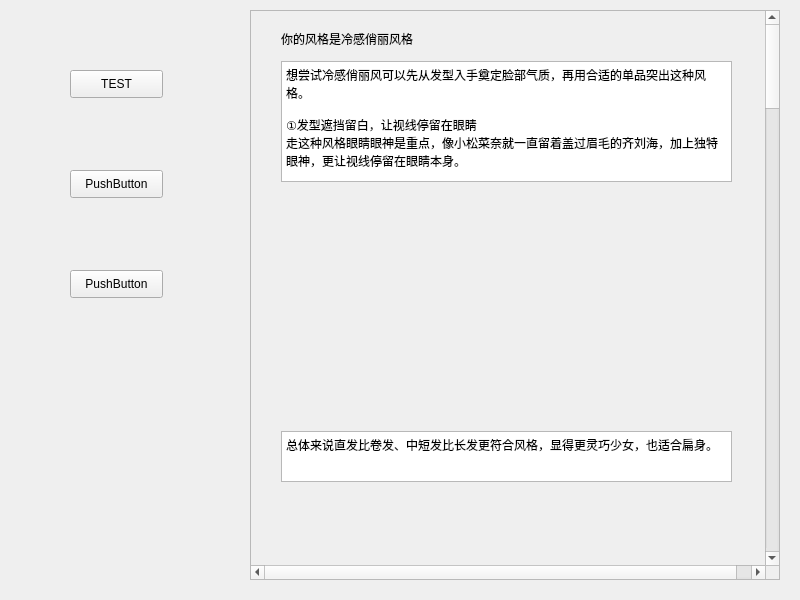
<?xml version="1.0" encoding="UTF-8"?>
<ui version="4.0">
 <class>coldsmallthin</class>
 <widget class="QWidget" name="coldsmallthin">
  <property name="geometry">
   <rect>
    <x>0</x>
    <y>0</y>
    <width>800</width>
    <height>600</height>
   </rect>
  </property>
  <property name="windowTitle">
   <string>Form</string>
  </property>
  <widget class="QTextBrowser" name="textBrowser_2">
   <property name="geometry">
    <rect>
     <x>330</x>
     <y>320</y>
     <width>256</width>
     <height>192</height>
    </rect>
   </property>
  </widget>
  <widget class="QScrollArea" name="scrollArea">
   <property name="geometry">
    <rect>
     <x>250</x>
     <y>10</y>
     <width>530</width>
     <height>570</height>
    </rect>
   </property>
   <property name="minimumSize">
    <size>
     <width>500</width>
     <height>570</height>
    </size>
   </property>
   <property name="verticalScrollBarPolicy">
    <enum>Qt::ScrollBarAlwaysOn</enum>
   </property>
   <property name="horizontalScrollBarPolicy">
    <enum>Qt::ScrollBarAlwaysOn</enum>
   </property>
   <property name="widgetResizable">
    <bool>false</bool>
   </property>
   <widget class="QWidget" name="scrollAreaWidgetContents">
    <property name="geometry">
     <rect>
      <x>0</x>
      <y>0</y>
      <width>530</width>
      <height>3500</height>
     </rect>
    </property>
    <widget class="QLabel" name="label">
     <property name="geometry">
      <rect>
       <x>30</x>
       <y>20</y>
       <width>341</width>
       <height>16</height>
      </rect>
     </property>
     <property name="text">
      <string>你的风格是冷感俏丽风格</string>
     </property>
    </widget>
    <widget class="QTextBrowser" name="textBrowser">
     <property name="geometry">
      <rect>
       <x>30</x>
       <y>50</y>
       <width>451</width>
       <height>121</height>
      </rect>
     </property>
     <property name="html">
      <string>&lt;!DOCTYPE HTML PUBLIC &quot;-//W3C//DTD HTML 4.0//EN&quot; &quot;http://www.w3.org/TR/REC-html40/strict.dtd&quot;&gt;
&lt;html&gt;&lt;head&gt;&lt;meta name=&quot;qrichtext&quot; content=&quot;1&quot; /&gt;&lt;style type=&quot;text/css&quot;&gt;
p, li { white-space: pre-wrap; }
&lt;/style&gt;&lt;/head&gt;&lt;body style=&quot; font-family:'SimSun'; font-size:9pt; font-weight:400; font-style:normal;&quot;&gt;
&lt;p style=&quot; margin-top:0px; margin-bottom:0px; margin-left:0px; margin-right:0px; -qt-block-indent:0; text-indent:0px;&quot;&gt;想尝试冷感俏丽风可以先从发型入手奠定脸部气质，再用合适的单品突出这种风格。&lt;/p&gt;
&lt;p style=&quot;-qt-paragraph-type:empty; margin-top:0px; margin-bottom:0px; margin-left:0px; margin-right:0px; -qt-block-indent:0; text-indent:0px;&quot;&gt;&lt;br /&gt;&lt;/p&gt;
&lt;p style=&quot; margin-top:0px; margin-bottom:0px; margin-left:0px; margin-right:0px; -qt-block-indent:0; text-indent:0px;&quot;&gt;①发型遮挡留白，让视线停留在眼睛&lt;/p&gt;
&lt;p style=&quot; margin-top:0px; margin-bottom:0px; margin-left:0px; margin-right:0px; -qt-block-indent:0; text-indent:0px;&quot;&gt;走这种风格眼睛眼神是重点，像小松菜奈就一直留着盖过眉毛的齐刘海，加上独特眼神，更让视线停留在眼睛本身。&lt;/p&gt;&lt;/body&gt;&lt;/html&gt;</string>
     </property>
    </widget>
    <widget class="QLabel" name="label_2">
     <property name="geometry">
      <rect>
       <x>30</x>
       <y>180</y>
       <width>451</width>
       <height>231</height>
      </rect>
     </property>
     <property name="text">
      <string/>
     </property>
    </widget>
    <widget class="QTextBrowser" name="textBrowser_4">
     <property name="geometry">
      <rect>
       <x>30</x>
       <y>420</y>
       <width>451</width>
       <height>51</height>
      </rect>
     </property>
     <property name="html">
      <string>&lt;!DOCTYPE HTML PUBLIC &quot;-//W3C//DTD HTML 4.0//EN&quot; &quot;http://www.w3.org/TR/REC-html40/strict.dtd&quot;&gt;
&lt;html&gt;&lt;head&gt;&lt;meta name=&quot;qrichtext&quot; content=&quot;1&quot; /&gt;&lt;style type=&quot;text/css&quot;&gt;
p, li { white-space: pre-wrap; }
&lt;/style&gt;&lt;/head&gt;&lt;body style=&quot; font-family:'SimSun'; font-size:9pt; font-weight:400; font-style:normal;&quot;&gt;
&lt;p style=&quot; margin-top:0px; margin-bottom:0px; margin-left:0px; margin-right:0px; -qt-block-indent:0; text-indent:0px;&quot;&gt;总体来说直发比卷发、中短发比长发更符合风格，显得更灵巧少女，也适合扁身。&lt;/p&gt;&lt;/body&gt;&lt;/html&gt;</string>
     </property>
    </widget>
    <widget class="QLabel" name="label_3">
     <property name="geometry">
      <rect>
       <x>30</x>
       <y>480</y>
       <width>451</width>
       <height>201</height>
      </rect>
     </property>
     <property name="text">
      <string/>
     </property>
    </widget>
    <widget class="QLabel" name="label_4">
     <property name="geometry">
      <rect>
       <x>30</x>
       <y>780</y>
       <width>451</width>
       <height>261</height>
      </rect>
     </property>
     <property name="text">
      <string/>
     </property>
    </widget>
    <widget class="QTextBrowser" name="textBrowser_3">
     <property name="geometry">
      <rect>
       <x>30</x>
       <y>690</y>
       <width>451</width>
       <height>81</height>
      </rect>
     </property>
     <property name="html">
      <string>&lt;!DOCTYPE HTML PUBLIC &quot;-//W3C//DTD HTML 4.0//EN&quot; &quot;http://www.w3.org/TR/REC-html40/strict.dtd&quot;&gt;
&lt;html&gt;&lt;head&gt;&lt;meta name=&quot;qrichtext&quot; content=&quot;1&quot; /&gt;&lt;style type=&quot;text/css&quot;&gt;
p, li { white-space: pre-wrap; }
&lt;/style&gt;&lt;/head&gt;&lt;body style=&quot; font-family:'SimSun'; font-size:9pt; font-weight:400; font-style:normal;&quot;&gt;
&lt;p style=&quot; margin-top:0px; margin-bottom:0px; margin-left:0px; margin-right:0px; -qt-block-indent:0; text-indent:0px;&quot;&gt;调整好发型后，就可以从穿搭入手了。&lt;/p&gt;
&lt;p style=&quot; margin-top:0px; margin-bottom:0px; margin-left:0px; margin-right:0px; -qt-block-indent:0; text-indent:0px;&quot;&gt;② 配色和款式，把握冷感俏丽的精髓&lt;/p&gt;
&lt;p style=&quot; margin-top:0px; margin-bottom:0px; margin-left:0px; margin-right:0px; -qt-block-indent:0; text-indent:0px;&quot;&gt; 全黑的酷感太压抑，掩盖了这种五官年轻少女的优势，最好用亮眼的颜色增加俏丽感：&lt;/p&gt;&lt;/body&gt;&lt;/html&gt;</string>
     </property>
    </widget>
    <widget class="QLabel" name="label_5">
     <property name="geometry">
      <rect>
       <x>30</x>
       <y>1170</y>
       <width>451</width>
       <height>231</height>
      </rect>
     </property>
     <property name="text">
      <string/>
     </property>
    </widget>
    <widget class="QTextBrowser" name="textBrowser_5">
     <property name="geometry">
      <rect>
       <x>30</x>
       <y>1060</y>
       <width>451</width>
       <height>101</height>
      </rect>
     </property>
     <property name="html">
      <string>&lt;!DOCTYPE HTML PUBLIC &quot;-//W3C//DTD HTML 4.0//EN&quot; &quot;http://www.w3.org/TR/REC-html40/strict.dtd&quot;&gt;
&lt;html&gt;&lt;head&gt;&lt;meta name=&quot;qrichtext&quot; content=&quot;1&quot; /&gt;&lt;style type=&quot;text/css&quot;&gt;
p, li { white-space: pre-wrap; }
&lt;/style&gt;&lt;/head&gt;&lt;body style=&quot; font-family:'SimSun'; font-size:9pt; font-weight:400; font-style:normal;&quot;&gt;
&lt;p style=&quot; margin-top:0px; margin-bottom:0px; margin-left:0px; margin-right:0px; -qt-block-indent:0; text-indent:0px;&quot;&gt;▲ 可以对比一下两套look，右边在全黑里加入亮色，就平衡了酷感和俏丽。&lt;/p&gt;
&lt;p style=&quot;-qt-paragraph-type:empty; margin-top:0px; margin-bottom:0px; margin-left:0px; margin-right:0px; -qt-block-indent:0; text-indent:0px;&quot;&gt;&lt;br /&gt;&lt;/p&gt;
&lt;p style=&quot; margin-top:0px; margin-bottom:0px; margin-left:0px; margin-right:0px; -qt-block-indent:0; text-indent:0px;&quot;&gt;特别是靠近脸部的地方，尽量避免全黑白，用色彩点缀更能衬托脸蛋的少女感。&lt;/p&gt;&lt;/body&gt;&lt;/html&gt;</string>
     </property>
    </widget>
    <widget class="QLabel" name="label_6">
     <property name="geometry">
      <rect>
       <x>30</x>
       <y>1470</y>
       <width>451</width>
       <height>241</height>
      </rect>
     </property>
     <property name="text">
      <string/>
     </property>
    </widget>
    <widget class="QTextBrowser" name="textBrowser_6">
     <property name="geometry">
      <rect>
       <x>30</x>
       <y>1410</y>
       <width>451</width>
       <height>51</height>
      </rect>
     </property>
     <property name="html">
      <string>&lt;!DOCTYPE HTML PUBLIC &quot;-//W3C//DTD HTML 4.0//EN&quot; &quot;http://www.w3.org/TR/REC-html40/strict.dtd&quot;&gt;
&lt;html&gt;&lt;head&gt;&lt;meta name=&quot;qrichtext&quot; content=&quot;1&quot; /&gt;&lt;style type=&quot;text/css&quot;&gt;
p, li { white-space: pre-wrap; }
&lt;/style&gt;&lt;/head&gt;&lt;body style=&quot; font-family:'SimSun'; font-size:9pt; font-weight:400; font-style:normal;&quot;&gt;
&lt;p style=&quot; margin-top:0px; margin-bottom:0px; margin-left:0px; margin-right:0px; -qt-block-indent:0; text-indent:0px;&quot;&gt;打造这种略带冷感的俏丽风，全黑色、大面积亮色都不是好办法，更聪明的是选一个相对亮丽的色彩，同时用黑、白来平衡：&lt;/p&gt;&lt;/body&gt;&lt;/html&gt;</string>
     </property>
    </widget>
    <widget class="QLabel" name="label_7">
     <property name="geometry">
      <rect>
       <x>30</x>
       <y>1830</y>
       <width>451</width>
       <height>231</height>
      </rect>
     </property>
     <property name="text">
      <string/>
     </property>
    </widget>
    <widget class="QTextBrowser" name="textBrowser_7">
     <property name="geometry">
      <rect>
       <x>30</x>
       <y>1720</y>
       <width>451</width>
       <height>101</height>
      </rect>
     </property>
     <property name="html">
      <string>&lt;!DOCTYPE HTML PUBLIC &quot;-//W3C//DTD HTML 4.0//EN&quot; &quot;http://www.w3.org/TR/REC-html40/strict.dtd&quot;&gt;
&lt;html&gt;&lt;head&gt;&lt;meta name=&quot;qrichtext&quot; content=&quot;1&quot; /&gt;&lt;style type=&quot;text/css&quot;&gt;
p, li { white-space: pre-wrap; }
&lt;/style&gt;&lt;/head&gt;&lt;body style=&quot; font-family:'SimSun'; font-size:9pt; font-weight:400; font-style:normal;&quot;&gt;
&lt;p style=&quot; margin-top:0px; margin-bottom:0px; margin-left:0px; margin-right:0px; -qt-block-indent:0; text-indent:0px;&quot;&gt;▲ 亮橙色、辣椒红、草木绿等等都可以，最好放在上半身。&lt;/p&gt;
&lt;p style=&quot; margin-top:0px; margin-bottom:0px; margin-left:0px; margin-right:0px; -qt-block-indent:0; text-indent:0px;&quot;&gt; &lt;/p&gt;
&lt;p style=&quot; margin-top:0px; margin-bottom:0px; margin-left:0px; margin-right:0px; -qt-block-indent:0; text-indent:0px;&quot;&gt;③把握好颜色后，接着我们来看看怎么挑选款式吧。&lt;/p&gt;
&lt;p style=&quot; margin-top:0px; margin-bottom:0px; margin-left:0px; margin-right:0px; -qt-block-indent:0; text-indent:0px;&quot;&gt;少女感、年轻感就来自于这种纤细的肩背四肢，让人觉得很灵巧。加上衣服的短线条，就有了元气活力感。&lt;/p&gt;&lt;/body&gt;&lt;/html&gt;</string>
     </property>
    </widget>
    <widget class="QLabel" name="label_8">
     <property name="geometry">
      <rect>
       <x>30</x>
       <y>2130</y>
       <width>441</width>
       <height>241</height>
      </rect>
     </property>
     <property name="text">
      <string/>
     </property>
    </widget>
    <widget class="QTextBrowser" name="textBrowser_8">
     <property name="geometry">
      <rect>
       <x>30</x>
       <y>2070</y>
       <width>451</width>
       <height>51</height>
      </rect>
     </property>
     <property name="html">
      <string>&lt;!DOCTYPE HTML PUBLIC &quot;-//W3C//DTD HTML 4.0//EN&quot; &quot;http://www.w3.org/TR/REC-html40/strict.dtd&quot;&gt;
&lt;html&gt;&lt;head&gt;&lt;meta name=&quot;qrichtext&quot; content=&quot;1&quot; /&gt;&lt;style type=&quot;text/css&quot;&gt;
p, li { white-space: pre-wrap; }
&lt;/style&gt;&lt;/head&gt;&lt;body style=&quot; font-family:'SimSun'; font-size:9pt; font-weight:400; font-style:normal;&quot;&gt;
&lt;p style=&quot; margin-top:0px; margin-bottom:0px; margin-left:0px; margin-right:0px; -qt-block-indent:0; text-indent:0px;&quot;&gt;高瘦的大骨架扁身身材，关键就是避免上下都板正或臃肿，没有展现纤细的部位。&lt;/p&gt;&lt;/body&gt;&lt;/html&gt;</string>
     </property>
    </widget>
    <widget class="QLabel" name="label_9">
     <property name="geometry">
      <rect>
       <x>30</x>
       <y>2500</y>
       <width>451</width>
       <height>231</height>
      </rect>
     </property>
     <property name="text">
      <string/>
     </property>
    </widget>
    <widget class="QTextBrowser" name="textBrowser_9">
     <property name="geometry">
      <rect>
       <x>30</x>
       <y>2390</y>
       <width>451</width>
       <height>101</height>
      </rect>
     </property>
     <property name="html">
      <string>&lt;!DOCTYPE HTML PUBLIC &quot;-//W3C//DTD HTML 4.0//EN&quot; &quot;http://www.w3.org/TR/REC-html40/strict.dtd&quot;&gt;
&lt;html&gt;&lt;head&gt;&lt;meta name=&quot;qrichtext&quot; content=&quot;1&quot; /&gt;&lt;style type=&quot;text/css&quot;&gt;
p, li { white-space: pre-wrap; }
&lt;/style&gt;&lt;/head&gt;&lt;body style=&quot; font-family:'SimSun'; font-size:9pt; font-weight:400; font-style:normal;&quot;&gt;
&lt;p style=&quot; margin-top:0px; margin-bottom:0px; margin-left:0px; margin-right:0px; -qt-block-indent:0; text-indent:0px;&quot;&gt;▲ 最右这套聪明地选了纤细下装来平衡上半身的宽大，马上显得更有活力了。&lt;/p&gt;
&lt;p style=&quot;-qt-paragraph-type:empty; margin-top:0px; margin-bottom:0px; margin-left:0px; margin-right:0px; -qt-block-indent:0; text-indent:0px;&quot;&gt;&lt;br /&gt;&lt;/p&gt;
&lt;p style=&quot; margin-top:0px; margin-bottom:0px; margin-left:0px; margin-right:0px; -qt-block-indent:0; text-indent:0px;&quot;&gt;可以让穿搭松紧有度，比如下面三套，分别突出上臂、腰部、腿部的纤细感。版型都很好看，也发挥了身材优势：&lt;/p&gt;&lt;/body&gt;&lt;/html&gt;</string>
     </property>
    </widget>
    <widget class="QLabel" name="label_10">
     <property name="geometry">
      <rect>
       <x>30</x>
       <y>2870</y>
       <width>441</width>
       <height>251</height>
      </rect>
     </property>
     <property name="text">
      <string/>
     </property>
    </widget>
    <widget class="QTextBrowser" name="textBrowser_10">
     <property name="geometry">
      <rect>
       <x>30</x>
       <y>2740</y>
       <width>451</width>
       <height>121</height>
      </rect>
     </property>
     <property name="html">
      <string>&lt;!DOCTYPE HTML PUBLIC &quot;-//W3C//DTD HTML 4.0//EN&quot; &quot;http://www.w3.org/TR/REC-html40/strict.dtd&quot;&gt;
&lt;html&gt;&lt;head&gt;&lt;meta name=&quot;qrichtext&quot; content=&quot;1&quot; /&gt;&lt;style type=&quot;text/css&quot;&gt;
p, li { white-space: pre-wrap; }
&lt;/style&gt;&lt;/head&gt;&lt;body style=&quot; font-family:'SimSun'; font-size:9pt; font-weight:400; font-style:normal;&quot;&gt;
&lt;p style=&quot; margin-top:0px; margin-bottom:0px; margin-left:0px; margin-right:0px; -qt-block-indent:0; text-indent:0px;&quot;&gt;▲ 如果觉得颜色太素，可以把上衣换成前面提到的那些色彩。&lt;/p&gt;
&lt;p style=&quot; margin-top:0px; margin-bottom:0px; margin-left:0px; margin-right:0px; -qt-block-indent:0; text-indent:0px;&quot;&gt;④扬长避短，更好地撬动风格杠杆&lt;/p&gt;
&lt;p style=&quot; margin-top:0px; margin-bottom:0px; margin-left:0px; margin-right:0px; -qt-block-indent:0; text-indent:0px;&quot;&gt;最后再修饰一下缺点，就能让酷感俏丽更加鲜明了。&lt;/p&gt;
&lt;p style=&quot; margin-top:0px; margin-bottom:0px; margin-left:0px; margin-right:0px; -qt-block-indent:0; text-indent:0px;&quot;&gt;她提到另一个bug是腰粗，其实是因为平板身材没有腰。这种情况只要选择略有膨胀感的上装+小A型下装，同时腰线往上提，避开腹部赘肉，就能凹出细腰了。&lt;/p&gt;&lt;/body&gt;&lt;/html&gt;</string>
     </property>
    </widget>
    <widget class="QLabel" name="label_11">
     <property name="geometry">
      <rect>
       <x>30</x>
       <y>3200</y>
       <width>451</width>
       <height>251</height>
      </rect>
     </property>
     <property name="text">
      <string/>
     </property>
    </widget>
    <widget class="QTextBrowser" name="textBrowser_11">
     <property name="geometry">
      <rect>
       <x>30</x>
       <y>3140</y>
       <width>451</width>
       <height>51</height>
      </rect>
     </property>
     <property name="html">
      <string>&lt;!DOCTYPE HTML PUBLIC &quot;-//W3C//DTD HTML 4.0//EN&quot; &quot;http://www.w3.org/TR/REC-html40/strict.dtd&quot;&gt;
&lt;html&gt;&lt;head&gt;&lt;meta name=&quot;qrichtext&quot; content=&quot;1&quot; /&gt;&lt;style type=&quot;text/css&quot;&gt;
p, li { white-space: pre-wrap; }
&lt;/style&gt;&lt;/head&gt;&lt;body style=&quot; font-family:'SimSun'; font-size:9pt; font-weight:400; font-style:normal;&quot;&gt;
&lt;p style=&quot; margin-top:0px; margin-bottom:0px; margin-left:0px; margin-right:0px; -qt-block-indent:0; text-indent:0px;&quot;&gt;之后如果通过健身拥有马甲线腹肌的话，夏天很适合穿带点运动风的短上衣，造型会很出彩。&lt;/p&gt;&lt;/body&gt;&lt;/html&gt;</string>
     </property>
    </widget>
   </widget>
  </widget>
  <widget class="QPushButton" name="pushButton">
   <property name="geometry">
    <rect>
     <x>70</x>
     <y>70</y>
     <width>93</width>
     <height>28</height>
    </rect>
   </property>
   <property name="text">
    <string>TEST</string>
   </property>
  </widget>
  <widget class="QPushButton" name="pushButton_2">
   <property name="geometry">
    <rect>
     <x>70</x>
     <y>170</y>
     <width>93</width>
     <height>28</height>
    </rect>
   </property>
   <property name="text">
    <string>PushButton</string>
   </property>
  </widget>
  <widget class="QPushButton" name="pushButton_3">
   <property name="geometry">
    <rect>
     <x>70</x>
     <y>270</y>
     <width>93</width>
     <height>28</height>
    </rect>
   </property>
   <property name="text">
    <string>PushButton</string>
   </property>
  </widget>
 </widget>
 <resources/>
 <connections/>
</ui>
